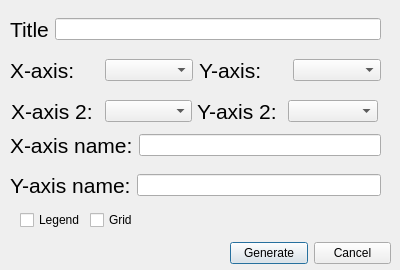
<?xml version="1.0" encoding="UTF-8"?>
<ui version="4.0">
 <class>Dialog</class>
 <widget class="QDialog" name="Dialog">
  <property name="geometry">
   <rect>
    <x>0</x>
    <y>0</y>
    <width>400</width>
    <height>270</height>
   </rect>
  </property>
  <property name="minimumSize">
   <size>
    <width>400</width>
    <height>270</height>
   </size>
  </property>
  <property name="maximumSize">
   <size>
    <width>400</width>
    <height>270</height>
   </size>
  </property>
  <property name="windowTitle">
   <string>Dialog</string>
  </property>
  <property name="windowIcon">
   <iconset>
    <normaloff>../Icons/line-chart.png</normaloff>../Icons/line-chart.png</iconset>
  </property>
  <widget class="QWidget" name="layoutWidget">
   <property name="geometry">
    <rect>
     <x>230</x>
     <y>240</y>
     <width>161</width>
     <height>26</height>
    </rect>
   </property>
   <layout class="QHBoxLayout" name="horizontalLayout">
    <item>
     <widget class="QPushButton" name="generateButton">
      <property name="text">
       <string>Generate</string>
      </property>
     </widget>
    </item>
    <item>
     <widget class="QPushButton" name="cancelButton">
      <property name="text">
       <string>Cancel</string>
      </property>
     </widget>
    </item>
   </layout>
  </widget>
  <widget class="QWidget" name="layoutWidget">
   <property name="geometry">
    <rect>
     <x>10</x>
     <y>50</y>
     <width>371</width>
     <height>41</height>
    </rect>
   </property>
   <layout class="QHBoxLayout" name="horizontalLayout_4">
    <item>
     <layout class="QHBoxLayout" name="horizontalLayout_2">
      <item>
       <widget class="QLabel" name="label">
        <property name="font">
         <font>
          <pointsize>16</pointsize>
         </font>
        </property>
        <property name="text">
         <string>X-axis:</string>
        </property>
       </widget>
      </item>
      <item>
       <widget class="QComboBox" name="xAxisComboBox"/>
      </item>
     </layout>
    </item>
    <item>
     <layout class="QHBoxLayout" name="horizontalLayout_3">
      <item>
       <widget class="QLabel" name="label_2">
        <property name="font">
         <font>
          <pointsize>16</pointsize>
         </font>
        </property>
        <property name="text">
         <string>Y-axis:</string>
        </property>
       </widget>
      </item>
      <item>
       <widget class="QComboBox" name="yAxisComboBox"/>
      </item>
     </layout>
    </item>
   </layout>
  </widget>
  <widget class="QWidget" name="layoutWidget">
   <property name="geometry">
    <rect>
     <x>10</x>
     <y>170</y>
     <width>371</width>
     <height>30</height>
    </rect>
   </property>
   <layout class="QHBoxLayout" name="horizontalLayout_6">
    <item>
     <widget class="QLabel" name="label_4">
      <property name="font">
       <font>
        <pointsize>16</pointsize>
       </font>
      </property>
      <property name="text">
       <string>Y-axis name:</string>
      </property>
     </widget>
    </item>
    <item>
     <widget class="QLineEdit" name="yAxisLineEdit"/>
    </item>
   </layout>
  </widget>
  <widget class="QWidget" name="layoutWidget">
   <property name="geometry">
    <rect>
     <x>10</x>
     <y>130</y>
     <width>371</width>
     <height>30</height>
    </rect>
   </property>
   <layout class="QHBoxLayout" name="horizontalLayout_5">
    <item>
     <widget class="QLabel" name="label_3">
      <property name="font">
       <font>
        <pointsize>16</pointsize>
       </font>
      </property>
      <property name="text">
       <string>X-axis name:</string>
      </property>
     </widget>
    </item>
    <item>
     <widget class="QLineEdit" name="xAxisLineEdit">
      <property name="text">
       <string/>
      </property>
     </widget>
    </item>
   </layout>
  </widget>
  <widget class="QWidget" name="layoutWidget">
   <property name="geometry">
    <rect>
     <x>10</x>
     <y>9</y>
     <width>371</width>
     <height>41</height>
    </rect>
   </property>
   <layout class="QHBoxLayout" name="horizontalLayout_7">
    <item>
     <widget class="QLabel" name="label_5">
      <property name="font">
       <font>
        <pointsize>16</pointsize>
       </font>
      </property>
      <property name="text">
       <string>Title</string>
      </property>
     </widget>
    </item>
    <item>
     <widget class="QLineEdit" name="titleLineEdit"/>
    </item>
   </layout>
  </widget>
  <widget class="QCheckBox" name="legendCheckBox">
   <property name="geometry">
    <rect>
     <x>20</x>
     <y>210</y>
     <width>75</width>
     <height>20</height>
    </rect>
   </property>
   <property name="text">
    <string>Legend</string>
   </property>
  </widget>
  <widget class="QCheckBox" name="gridCheckBox">
   <property name="geometry">
    <rect>
     <x>90</x>
     <y>210</y>
     <width>78</width>
     <height>20</height>
    </rect>
   </property>
   <property name="text">
    <string>Grid</string>
   </property>
  </widget>
  <widget class="QWidget" name="">
   <property name="geometry">
    <rect>
     <x>11</x>
     <y>91</y>
     <width>181</width>
     <height>41</height>
    </rect>
   </property>
   <layout class="QHBoxLayout" name="horizontalLayout_8">
    <item>
     <widget class="QLabel" name="label_6">
      <property name="minimumSize">
       <size>
        <width>70</width>
        <height>0</height>
       </size>
      </property>
      <property name="maximumSize">
       <size>
        <width>16777215</width>
        <height>16777215</height>
       </size>
      </property>
      <property name="font">
       <font>
        <pointsize>16</pointsize>
       </font>
      </property>
      <property name="text">
       <string>X-axis 2:</string>
      </property>
     </widget>
    </item>
    <item>
     <widget class="QComboBox" name="xAxisComboBox_2">
      <property name="minimumSize">
       <size>
        <width>0</width>
        <height>0</height>
       </size>
      </property>
      <property name="maximumSize">
       <size>
        <width>90</width>
        <height>16777215</height>
       </size>
      </property>
     </widget>
    </item>
   </layout>
  </widget>
  <widget class="QWidget" name="">
   <property name="geometry">
    <rect>
     <x>197</x>
     <y>91</y>
     <width>181</width>
     <height>41</height>
    </rect>
   </property>
   <layout class="QHBoxLayout" name="horizontalLayout_9">
    <item>
     <widget class="QLabel" name="label_7">
      <property name="font">
       <font>
        <pointsize>16</pointsize>
       </font>
      </property>
      <property name="text">
       <string>Y-axis 2:</string>
      </property>
     </widget>
    </item>
    <item>
     <widget class="QComboBox" name="yAxisComboBox_2">
      <property name="minimumSize">
       <size>
        <width>90</width>
        <height>0</height>
       </size>
      </property>
      <property name="maximumSize">
       <size>
        <width>90</width>
        <height>16777215</height>
       </size>
      </property>
     </widget>
    </item>
   </layout>
  </widget>
 </widget>
 <resources/>
 <connections/>
</ui>
